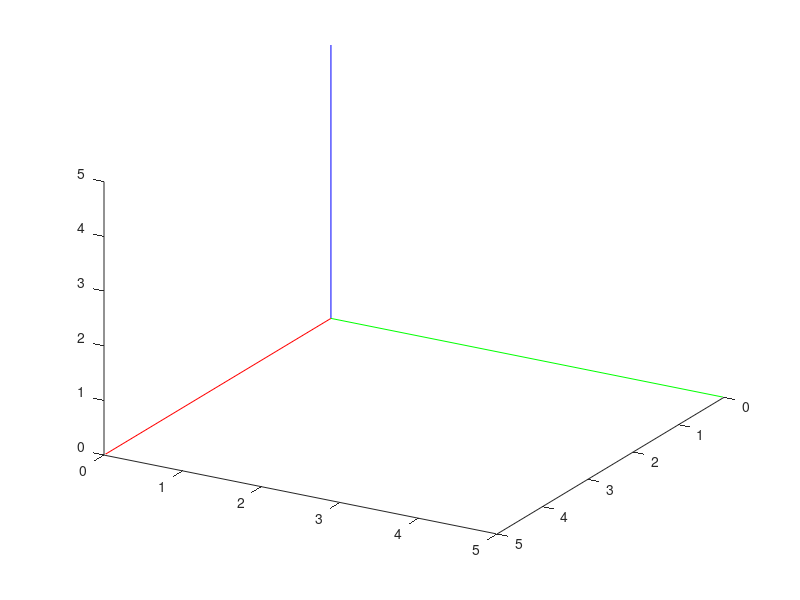

Write MATLAB code to recreate this figure. (Note: this script raises an error after producing the figure.)
% Ejercicio 2

clc         %Limpiar pantalla
clear all   %Limpiar las variables
close       %Cerrar gráficas que existen
Tid=[1 0 0 0;
     0 1 0 0;
     0 0 1 0;
     0 0 0 1]; % Matriz identidad
% Se realiza la rotación en X 
for t=0:1:90
    clf
    line([0 5],[0,0],[0 0],'color','r') 
    line([0 0],[0,5],[0 0],'color','g') 
    line([0 0],[0,0],[0 5],'color','b')
    view(120,30)
    Tr1=Rot_X(t);
    ejesmoviles(Tr1);
    pause(0.001)
end
% pause() % Descomentar para ver posiciones
Tid=Tr1; %Se "guarda" la última posición
%Rotación en Y
for t=0:1:90
    clf
    view(120,30)
    line([0 5],[0,0],[0 0],'color','r') 
    line([0 0],[0,5],[0 0],'color','g') 
    line([0 0],[0,0],[0 5],'color','b')
    Tr2=Tid*Rot_Y(t);
    ejesmoviles(Tr2);
    pause(0.001)
end
% pause() % Descomentar para ver posiciones
Tid2=Tr2; %Se "guarda" la última posición
%Rotación en Z
for t=0:1:180
    clf
    view(120,30)
    line([0 5],[0,0],[0 0],'color','r') 
    line([0 0],[0,5],[0 0],'color','g') 
    line([0 0],[0,0],[0 5],'color','b')
    Tr3=Tid2*Rot_Z(t);
    ejesmoviles(Tr3);
    pause(0.001)
end

